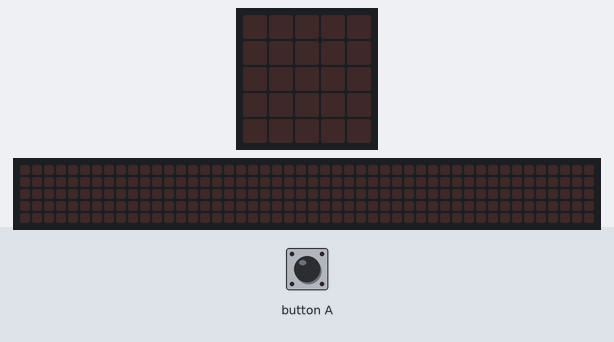
Bench run of a program on a simulated BBC micro:bit (MakeCode). Shown: the board's 5×5 LED display, a strip that is not on the board, showing the scrolling text unrolled. Inputs (shaded band) come from the test bench. The 48×5 strip is a reading aid, not a part: it shows the text the display is scrolling, unrolled, one strip-width of it at a time.

Above: at 1.2 s.
1.3 s: button A pressed for 0.15 s
At 1.65 s:
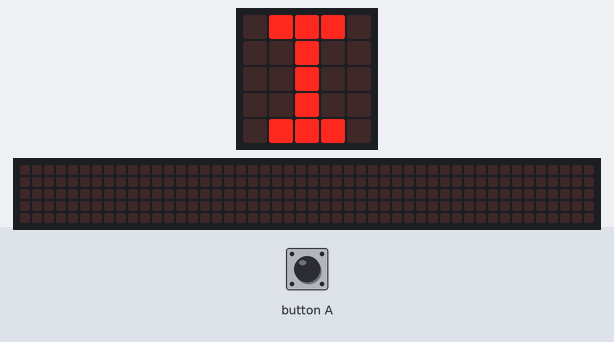
At 2.07 s:
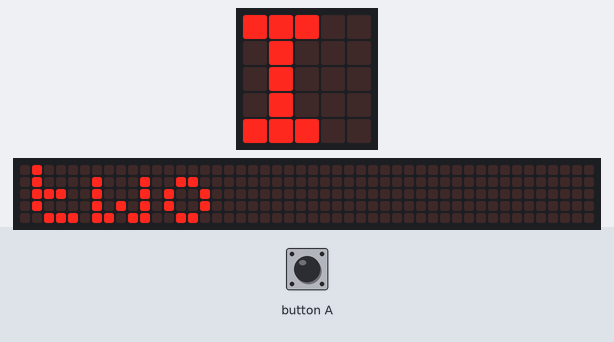
4.3 s: button A pressed for 0.15 s
At 7.52 s:
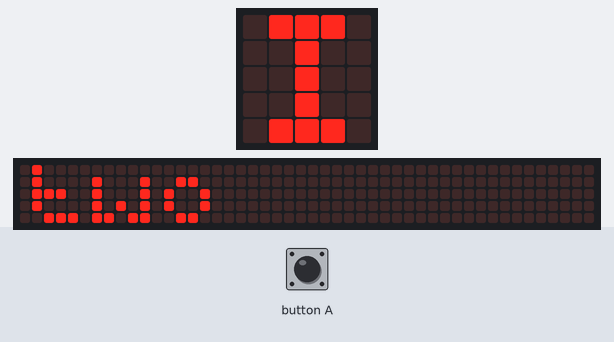
Timing chart, 0 to 9.0 s (numbered marks = the images above; inputs shaded):
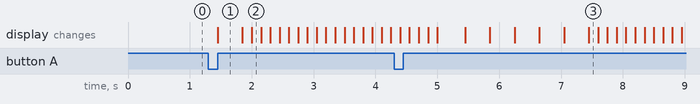

Measured:
- after the input at 1.3 s, the display: changes after 0.15 s (image 1)
- after the input at 4.3 s, the display: first differs from a run without the input after 2.8 s (image 3 shows a later state)
- what the display in image 1 shows lasts 0.4 s, from 1.5 s to 1.9 s

The program:

main.ts
```typescript
input.onButtonPressed(Button.A, function () {
    basic.showLeds(`
        . # # # .
        . . # . .
        . . # . .
        . . # . .
        . # # # .
        `)
    basic.showString("two")
    basic.showLeds(`
        # # # # #
        . . . . .
        . # # # .
        . . . . .
        # # # # #
        `)
    basic.showLeds(`
        . # . # .
        . # . # .
        . # # # #
        . . . # .
        . . . # .
        `)
    basic.showLeds(`
        # . . . #
        # . . . #
        . # . # .
        . # . # .
        . . # . .
        `)
    basic.showLeds(`
        . # . . .
        . . # . .
        # # # # #
        . # . # .
        # . . . #
        `)
})
```

test.ts
```typescript
// 在這裡測試；當此封包作為擴充功能時，將不會編譯此內容。
```
